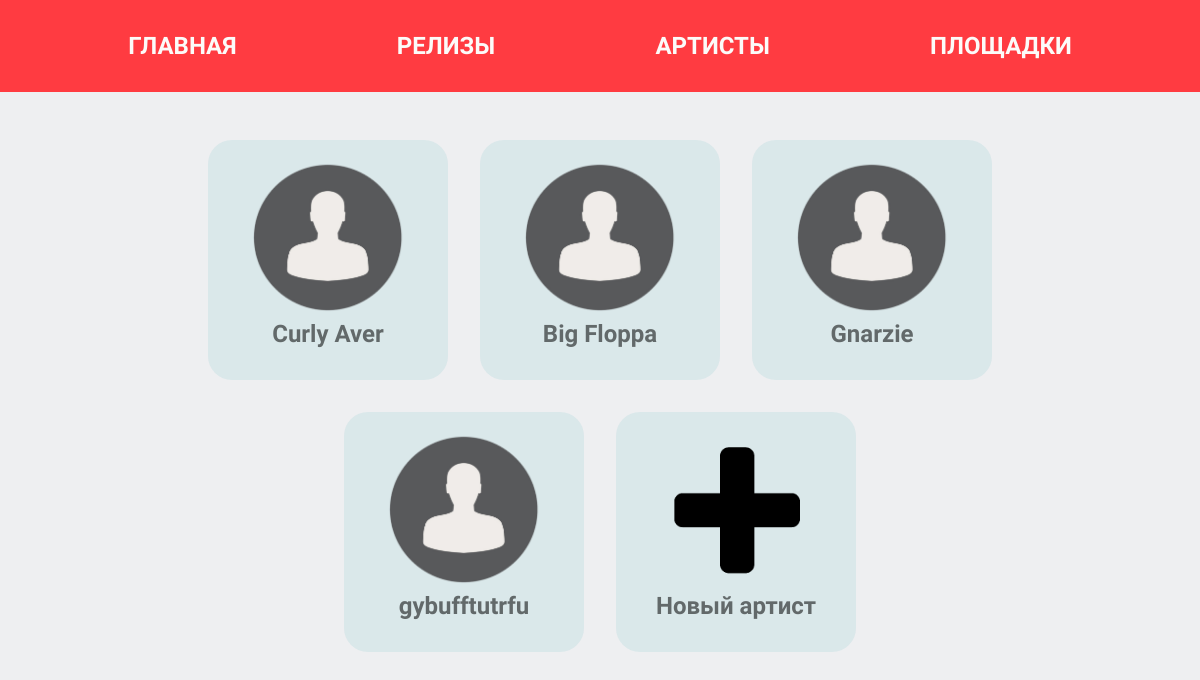
Page /admin/artists on the committed database.
### app/models.py (models this page shows, shortened)
class Artists(db.Model):
    id = Column(Integer(), nullable=False, primary_key=True, unique=True)
    artist_id = Column(Text(), nullable=False)
    name = Column(Text(), nullable=False)
    description = Column(Text(), nullable=False, default="")
    profile_name = Column(Text(), nullable=False, default="")
    avatar_url = Column(Text(), nullable=False, default="/static/images/default/Artist.png")
    background_url = Column(Text(), nullable=False, default="https://vk.cc/cfVx4Q")
    views = Column(Integer(), nullable=False, default=0)
    streams = Column(Integer(), nullable=False, default=0)
    listeners = Column(Integer(), nullable=False, default=0)

### app/views.py (the view, shortened to what this page needs)
@app.route("/admin/<string:path>")
@app.route("/admin/<string:path>/")
def page_admin_object(path):
    if path == "releases":
        releases = api.get_releases()
        return render_template("pages/admin/releases.html", releases=releases)
    elif path == "artists":
        artists = api.get_artists()
        return render_template("pages/admin/artists.html", artists=artists)
    elif path == "platforms":
        platforms = api.get_platforms()
        return render_template("pages/admin/platforms.html", platforms=platforms)

### app/api.py (called while the page is built)
def get_artists():
    return Artists.query.all()

### app/templates/pages/admin/artists.html (shortened to what this page needs)
{% extends './layouts/admin_base.html' %}
{% block content %}
	{% for artist in artists %}
		<div class="block">
			<a href="/admin/artist?id={{ artist['artist_id'] }}">
				<img src="{{ artist['avatar_url'] }}">
				<h2>{{ artist['name'] }}</h2>
			</a>
		</div>
	{% endfor %}
	<div class="block">
		<a href="/admin/artist/add">
			<img src="/static/images/Plus.png">
			<h2>Новый артист</h2>
		</a>
	</div>
{% endblock %}

### app/templates/layouts/admin_base.html (shortened to what this page needs)
<!DOCTYPE html>
<html lang="ru">
<head>
	<link rel="stylesheet" type="text/css" href="/static/css/Style.css">
	<link rel="stylesheet" type="text/css" href="/static/css/AdminStyle.css">
</head>
<body>
	<div class="header">
		<a href="/admin">ГЛАВНАЯ</a>
		<a href="/admin/releases">РЕЛИЗЫ</a>
		<a href="/admin/artists">АРТИСТЫ</a>
		<a href="/admin/platforms">ПЛОЩАДКИ</a>
	</div>
	<div class="content">
		{% block content %}
		{% endblock %}
	</div>
</body>
</html>

### app/static/css/Style.css (style rules this page uses)
* { font-family: 'Mukta', sans-serif; overflow-x: hidden; margin: 0; padding: 0; text-align: center; text-decoration: none; list-style: none; }
body { background-color: #000b0d; }

### app/static/css/AdminStyle.css (style rules this page uses)
body { background-color: #eeeff1; }
.content { display: flex; width: 90vw; margin: 4vh auto; flex-direction: row; flex-wrap: wrap; align-content: space-around; justify-content: center; align-items: flex-start; }
.header { display: flex; margin: auto; flex-direction: row; flex-wrap: wrap; align-content: space-around; justify-content: space-evenly; align-items: center; background-color: #ff3b41; margin-bottom: 0; transition: margin-bottom 0.3s; }
.header a { font-family: 'PT Sans Caption', sans-serif; font-size: 3vh; padding: 2vh; margin: 2vh; color: #fcfbf9; font-weight: 700; transition: color 0.5s, font-size 0.3s; }
.block { width: 30vh; height: 30vh; background-size: cover; border-radius: 3vh; background-color: #a3d3d545; margin: 2vh; transition: background-color 0.5s, border-radius 0.5s; }
.block h2 { font-size: 3vh; width: 80%; margin: auto; color: #0000008c; }
.block img { width: 20vh; height: 20vh; background-size: cover; margin-top: 2vh; }

### rows in the picture
Artists: avatar_url (picture), name "Curly Aver"
Artists: avatar_url (picture), name "Big Floppa"
Artists: avatar_url (picture), name "Gnarzie"
Artists: avatar_url (picture), name "gybufftutrfu"
